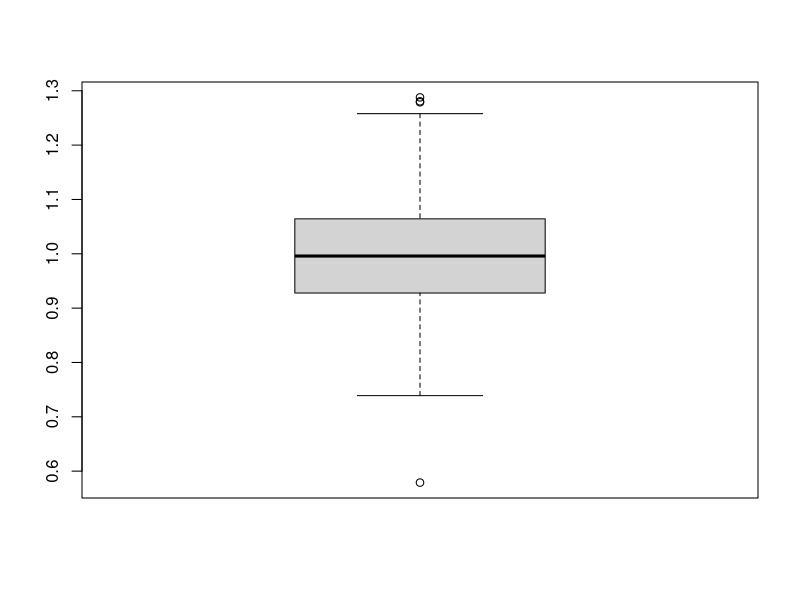
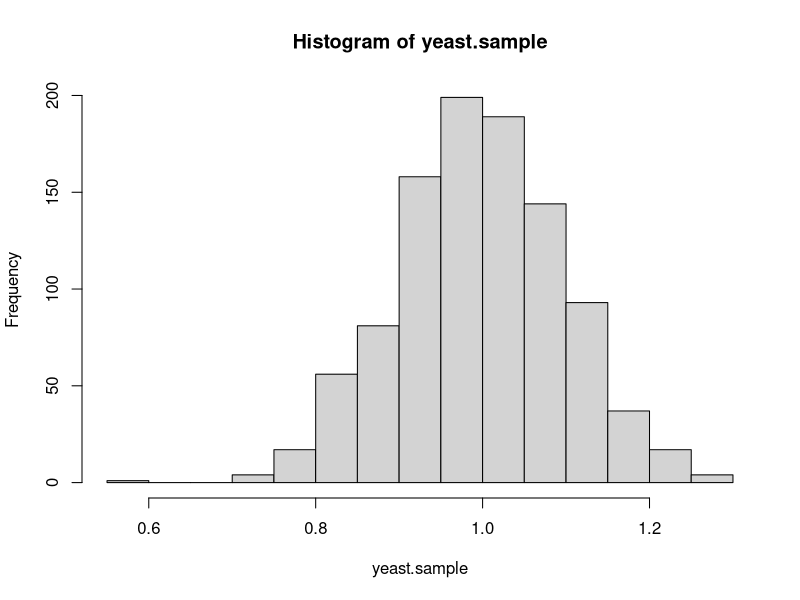
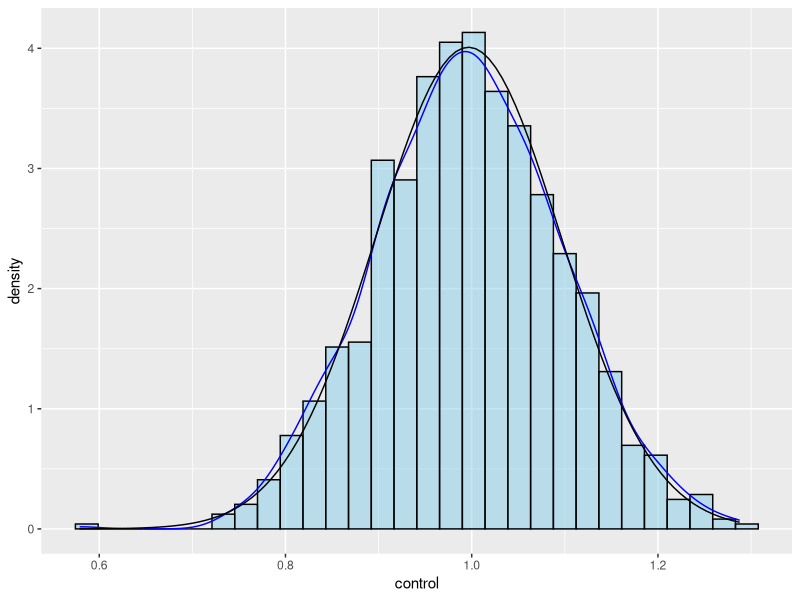
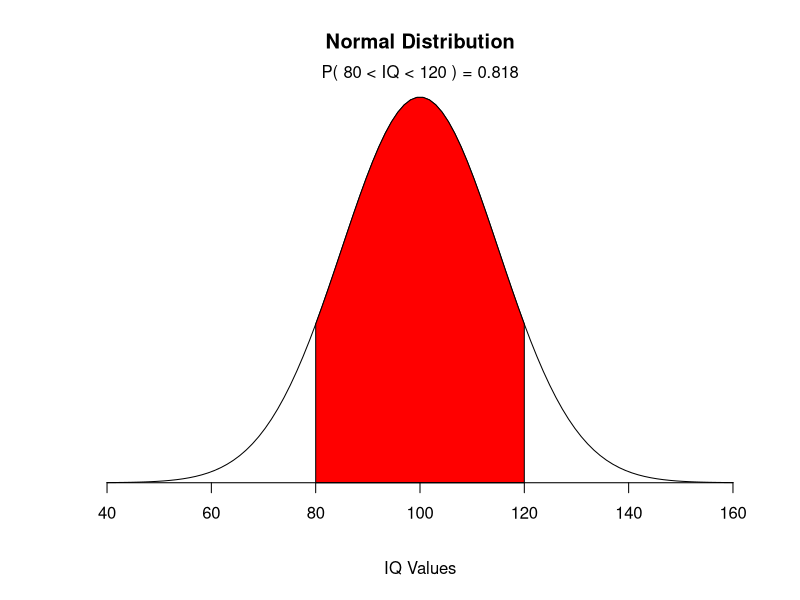

R code for these plots, in order:
## ---- chunk 1
knitr::opts_chunk$set(echo = TRUE, error = TRUE)
library(ggplot2)
# remove "error = TRUE" to make knitr halt on errors
# (do this when you are ready to check if your code will knit without errors)
## ---- chunk 2
yeast.sample = rnorm(1000, 1, 0.1)
y.mean = mean(yeast.sample)
y.sd = sd(yeast.sample)
c(y.mean,y.sd)
## ---- chunk 3
boxplot(yeast.sample)

hist(yeast.sample)


yeast.sample.df = data.frame(control = yeast.sample)

ggplot(yeast.sample.df, aes(x=control)) +
  geom_histogram(aes(y = ..density..), 
                 color = "black", fill = "skyblue", alpha=0.5) +
  geom_line(aes(y = ..density..), 
            stat = 'density', col="blue") +
  stat_function(fun = dnorm,
                args = list(mean = y.mean,
                            sd = y.sd),
                col = "black")
## ---- chunk 4
mean=100; sd=15
lb=80; ub=120

x <- seq(-4,4,length=100)*sd + mean
hx <- dnorm(x,mean,sd)

plot(x, hx, type="n", xlab="IQ Values", ylab="",
  main="Normal Distribution", axes=FALSE)

i <- x >= lb & x <= ub
lines(x, hx)
polygon(c(lb,x[i],ub), c(0,hx[i],0), col="red")

area <- pnorm(ub, mean, sd) - pnorm(lb, mean, sd)
result <- paste("P(",lb,"< IQ <",ub,") =",
   signif(area, digits=3))
mtext(result,3)
axis(1, at=seq(40, 160, 20), pos=0)
## ---- chunk 5
# your answer here
## ---- chunk 6
pnorm(6, mean= , sd=)
## ---- chunk 7
0.14 + 0.02
## ---- chunk 8
0.48-0.14
## ---- chunk 9
2*0.02
1 - 2*0.48
## ---- chunk 10
# probabilities
p.hpv = 0.18
p.chl = 0.02
p.hpv.chl = 0.03

p.hpv.tot = p.hpv + p.hpv.chl
p.chl.tot = p.chl + p.hpv.chl
p.hpv.tot
p.chl.tot
## ---- chunk 11

# P(HPV OR Chlamydia)
p.hpv.tot + p.chl.tot - p.hpv.chl

# this is the same as adding up the original numbers
p.hpv + p.chl + p.hpv.chl
## ---- chunk 12
# Independence: P(HPV AND Chlamidia) = P(HPV) * P(Chlamydia)
indep.test = p.hpv.tot * p.chl.tot
indep.test
indep.test == p.hpv.chl
## ---- chunk 13
# Allele frequencies
A1 = 0.82
A2 = 0.06
A3 = 0.05
A4 = 0.04
A5 = 0.03

# Probability of either A4 or A5 = ?

# P(A4 OR A5) = P(A4) + P(A5)
A4 + A5
## ---- chunk 14
# P(A2 AND A2) = P(A2)*P(A2)
A2*A2
## ---- chunk 15
#P(not (A2 AND A2) = 1 - P(A2 AND A2)
1 - A2^2
## ---- chunk 16
# P(A1 AND A3) = 2 * P(A1)*P(A3)
2*A1*A3
## ---- chunk 17
# P(2 individuals are NOT A1;A1) = (1 - P(A1;A1))^2
(1-A1*A1)^2
## ---- chunk 18
# P(A4 or A5) = P(A4) + P(A5)
# P(NOT (A4 or A5)) = 1 - P(A4 or A5)
# P(3 are not A4 or A5) = ( 1 - P(A4 or A5) )^3
p4or5 = A4 + A5
pNOT4or5 = 1 - p4or5
pNOT4or5^6 # 3 invididuals * 2 alleles each
